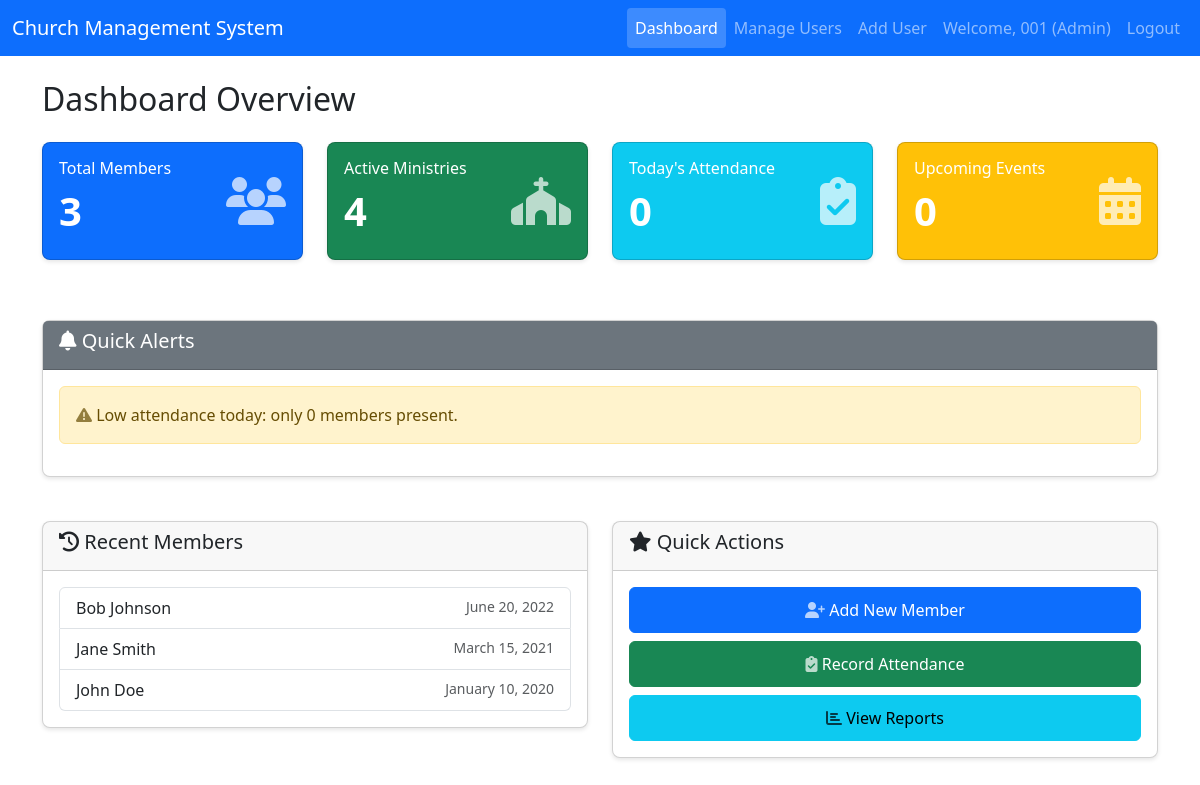
/dashboard.php (signed in), run on the app's committed database.
### tables this page shows
CREATE TABLE IF NOT EXISTS members (
    mem_id INT AUTO_INCREMENT PRIMARY KEY,
    first_name VARCHAR(50) NOT NULL,
    last_name VARCHAR(50) NOT NULL,
    middle_initial VARCHAR(5),
    dob DATE,
    gender ENUM('Male', 'Female'),
    status ENUM('member', 'adherent', 'visitor', 'inactive') DEFAULT 'member',
    date_joined DATE,
    created_at TIMESTAMP DEFAULT CURRENT_TIMESTAMP
);

### includes/functions.php (called while the page is built, shortened)
<?php
function get_user_role() {
    return $_SESSION['role'] ?? null;
}
function format_date($date) {
    return date("F d, Y", strtotime($date));
}
?>

### dashboard.php (the view, shortened to what this page needs)
<?php
require_once 'includes/db_connect.php';
require_once 'includes/functions.php';
$user_role = get_user_role();
$mem_id = $_SESSION['mem_id'];
$total_members_query = "SELECT COUNT(*) as total FROM members WHERE status != 'inactive'";
$total_members_result = $conn->query($total_members_query);
$total_members = $total_members_result->fetch_assoc()['total'] ?? 0;
$total_ministries_query = "SELECT COUNT(*) as total FROM ministries";
$total_ministries_result = $conn->query($total_ministries_query);
$total_ministries = $total_ministries_result->fetch_assoc()['total'] ?? 0;
$today = date('Y-m-d');
$attendance_query = "SELECT SUM(count) as total FROM attendance WHERE date = '$today'";
$attendance_result = $conn->query($attendance_query);
$today_attendance = $attendance_result->fetch_assoc()['total'] ?? 0;
$week_start = date('Y-m-d');
$week_end = date('Y-m-d', strtotime('+7 days'));
$events_query = "SELECT COUNT(*) as total FROM events WHERE date BETWEEN '$week_start' AND '$week_end'";
$events_result = $conn->query($events_query);
$upcoming_events = $events_result->fetch_assoc()['total'] ?? 0;
?>
<!DOCTYPE html>
<html lang="en">
<head>
    <link href="https://cdn.jsdelivr.net/npm/bootstrap@5.3.0/dist/css/bootstrap.min.css" rel="stylesheet">
    <link rel="stylesheet" href="https://cdnjs.cloudflare.com/ajax/libs/font-awesome/6.4.0/css/all.min.css">
    <link rel="stylesheet" href="styles/dashboard.css">
</head>
<body>
    <nav class="navbar navbar-expand-lg navbar-dark bg-primary">
        <div class="container-fluid">
            <a class="navbar-brand" href="#"><?php echo SITE_NAME; ?></a>
            <div class="collapse navbar-collapse" id="navbarNav">
                <ul class="navbar-nav ms-auto">
                    <li class="nav-item">
                        <a class="nav-link active" href="dashboard.php">Dashboard</a>
                    </li>
                    <?php if ($user_role === 'admin'): ?>
                        <li class="nav-item">
                            <a class="nav-link" href="manage_users.php">Manage Users</a>
                        </li>
                        <li class="nav-item">
                            <a class="nav-link" href="register_user.php">Add User</a>
                        </li>
                    <?php endif; ?>
                    <li class="nav-item">
                        <span class="nav-link">Welcome, <?php echo htmlspecialchars($mem_id); ?> (<?php echo ucfirst($user_role); ?>)</span>
                    </li>
                    <li class="nav-item">
                        <a class="nav-link" href="logout.php">Logout</a>
                    </li>
                </ul>
            </div>
        </div>
    </nav>
    <div class="container mt-4">
        <h2 class="mb-4">Dashboard Overview</h2>
        <div class="row">
            <div class="col-md-3 mb-3">
                <div class="card text-white bg-primary">
                    <div class="card-body">
                        <div class="d-flex justify-content-between align-items-center">
                            <div>
                                <h6 class="card-title">Total Members</h6>
                                <h2><?php echo $total_members; ?></h2>
                            </div>
                            <div>
                                <i class="fas fa-users fa-3x"></i>
                            </div>
                        </div>
                    </div>
                </div>
            </div>
            <div class="col-md-3 mb-3">
                <div class="card text-white bg-success">
                    <div class="card-body">
                        <div class="d-flex justify-content-between align-items-center">
                            <div>
                                <h6 class="card-title">Active Ministries</h6>
                                <h2><?php echo $total_ministries; ?></h2>
                            </div>
                            <div>
                                <i class="fas fa-church fa-3x"></i>
                            </div>
                        </div>
                    </div>
                </div>
            </div>
            <div class="col-md-3 mb-3">
                <div class="card text-white bg-info">
                    <div class="card-body">
                        <div class="d-flex justify-content-between align-items-center">
                            <div>
                                <h6 class="card-title">Today's Attendance</h6>
                                <h2><?php echo $today_attendance; ?></h2>
                            </div>
                            <div>
                                <i class="fas fa-clipboard-check fa-3x"></i>
                            </div>
                        </div>
                    </div>
                </div>
            </div>
            <div class="col-md-3 mb-3">
                <div class="card text-white bg-warning">
                    <div class="card-body">
                        <div class="d-flex justify-content-between align-items-center">
                            <div>
                                <h6 class="card-title">Upcoming Events</h6>
                                <h2><?php echo $upcoming_events; ?></h2>
                            </div>
                            <div>
                                <i class="fas fa-calendar-alt fa-3x"></i>
                            </div>
                        </div>
                    </div>
                </div>
            </div>
        </div>
        <div class="row mt-4">
            <div class="col-md-12">
                <div class="card">
                    <div class="card-header bg-secondary text-white">
                        <h5><i class="fas fa-bell"></i> Quick Alerts</h5>
                    </div>
                    <div class="card-body">
                        <?php if ($today_attendance < 50): ?>
                            <div class="alert alert-warning">
                                <i class="fas fa-exclamation-triangle"></i>
                                Low attendance today: only <?php echo $today_attendance; ?> members present.
                            </div>
                        <?php endif; ?>
                    </div>
                </div>
            </div>
        </div>
        <div class="row mt-4">
            <div class="col-md-6">
                <div class="card">
                    <div class="card-header">
                        <h5><i class="fas fa-history"></i> Recent Members</h5>
                    </div>
                    <div class="card-body">
                        <?php
                        $recent_members_query = "SELECT first_name, last_name, date_joined
                                                FROM members
                                                ORDER BY date_joined DESC
                                                LIMIT 5";
                        $recent_members_result = $conn->query($recent_members_query);
                        if ($recent_members_result->num_rows > 0): ?>
                            <ul class="list-group">
                                <?php while ($member = $recent_members_result->fetch_assoc()): ?>
                                    <li class="list-group-item">
                                        <?php echo htmlspecialchars($member['first_name'] . ' ' . $member['last_name']); ?>
                                        <small class="text-muted float-end"><?php echo format_date($member['date_joined']); ?></small>
                                    </li>
                                <?php endwhile; ?>
                            </ul>
                        <?php else: ?>
                            <p class="text-muted">No recent members found.</p>
                        <?php endif; ?>
                    </div>
                </div>
            </div>
            <div class="col-md-6">
                <div class="card">
                    <div class="card-header">
                        <h5><i class="fas fa-star"></i> Quick Actions</h5>
                    </div>
                    <div class="card-body">
                        <div class="d-grid gap-2">
                            <?php if ($user_role === 'admin' || $user_role === 'clerk'): ?>
                                <a href="add_member.php" class="btn btn-primary">
                                    <i class="fas fa-user-plus"></i> Add New Member
                                </a>
                            <?php endif; ?>
                            <?php if ($user_role === 'admin' || $user_role === 'ministry_leader'): ?>
                                <a href="record_attendance.php" class="btn btn-success">
                                    <i class="fas fa-clipboard-check"></i> Record Attendance
                                </a>
                            <?php endif; ?>
                            <a href="view_reports.php" class="btn btn-info">
                                <i class="fas fa-chart-bar"></i> View Reports
                            </a>
                        </div>
                    </div>
                </div>
            </div>
        </div>
    </div>
</body>
</html>

### styles/dashboard.css (style rules this page uses)
.card { border-radius: 8px; box-shadow: 0 2px 4px rgba(0,0,0,0.1); margin-bottom: 20px; }
.card-body h2 { font-size: 2.5rem; font-weight: bold; }
.alert { border-radius: 6px; }
.navbar-nav .nav-link.active { background-color: rgba(255, 255, 255, 0.2); border-radius: 4px; }
.btn { border-radius: 6px; padding: 10px 20px; }
.card-body i { opacity: 0.7; }

### data on the page
members: first_name+last_name "Bob Johnson", date_joined "June 20, 2022"
members: first_name+last_name "Jane Smith", date_joined "March 15, 2021"
members: first_name+last_name "John Doe", date_joined "January 10, 2020"

### other printed values
SITE_NAME "Church Management System"
$mem_id "001"
$user_role "Admin"
$total_members "3"
$total_ministries "4"
$today_attendance "0"
$upcoming_events "0"
